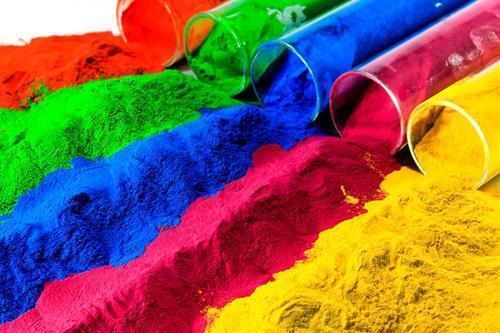
#> input picture 02.jpg, 500 x 333 px
$ jupyter execute 'IOT TASK2.ipynb'   (shell and % lines are left out)
#> lines starting #> are read from the running program, lines starting #| are printed output that depends on the picture
# THE SPARKS FOUNDATION
# Name:ROHINI ROY
# Computer Vision & IOT TASK 2

[cell 1]
import os
import cv2
import numpy as np
import matplotlib.pyplot as plt
from collections import Counter
from sklearn.cluster import KMeans
from skimage.color import rgb2lab, deltaE_cie76

[cell 2]
image = cv2.imread('02.jpg')
#> image is the input picture: shape (333, 500, 3); mean B, G, R 79.7, 102.6, 138
# image = cv2.imread('01.jpg')
print("The type of this input is {}".format(type(image)))
#| The type of this input is <class 'numpy.ndarray'>
print("Shape: {}".format(image.shape))
#| Shape: (333, 500, 3)
plt.imshow(image)

[cell 3]
image = cv2.cvtColor(image, cv2.COLOR_BGR2RGB)
plt.imshow(image)

[cell 4]
resized_image = cv2.resize(image, (1200, 600))
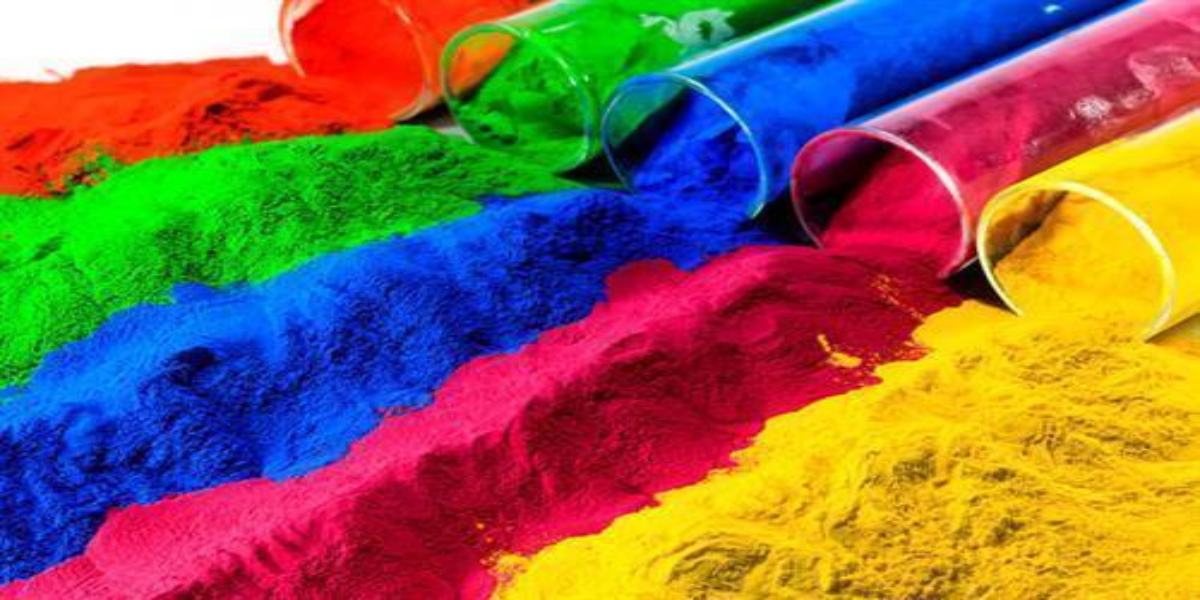
#> resized_image: shape (600, 1200, 3); mean R, G, B 137.9, 102.5, 79.5
plt.imshow(resized_image)

[cell 5]
# COLOR IDNTIFICATION
def RGB2HEX(color):
    return "#{:02x}{:02x}{:02x}".format(int(color[0]), int(color[1]), int(color[2]))

[cell 6]
def get_image(image_path):
    image = cv2.imread(image_path)
    image = cv2.cvtColor(image, cv2.COLOR_BGR2RGB)
    return image

[cell 7]
def get_colors(image, number_of_colors, show_chart):

#> called with number_of_colors = 4, show_chart = True
    modified_image = cv2.resize(image, (600, 400), interpolation = cv2.INTER_AREA)
    modified_image = modified_image.reshape(modified_image.shape[0]*modified_image.shape[1], 3)
#     print(modified_image)
    clf = KMeans(n_clusters = number_of_colors)
    labels = clf.fit_predict(modified_image)
    print(labels)
#> (printed output is left out)

    counts = Counter(labels)
#> counts = {2: 64945, 0: 82417, 3: 35658, 1: 56980}

    center_colors = clf.cluster_centers_
    # We get ordered colors by iterating through the keys
    ordered_colors = [center_colors[i] for i in counts.keys()]
#> ordered_colors = [[239.6, 197.5, 48.71], [196.4, 30, 51.95], [16.06, 163.1, 19.53], [13.6, 61.27, 192.3]]
    hex_colors = [RGB2HEX(ordered_colors[i]) for i in counts.keys()]
#> hex_colors = ['#10a313', '#efc530', '#0d3dc0', '#c41d33']
    rgb_colors = [ordered_colors[i] for i in counts.keys()]
#> rgb_colors = [[16.06, 163.1, 19.53], [239.6, 197.5, 48.71], [13.6, 61.27, 192.3], [196.4, 30, 51.95]]

    if (show_chart):
        plt.figure(figsize = (8, 6))
        plt.pie(counts.values(), labels = hex_colors, colors = hex_colors)

    return rgb_colors

[cell 8]
get_colors(get_image('02.jpg'), 4, True)
# get_colors(get_image('01.jpg'), 9, True)
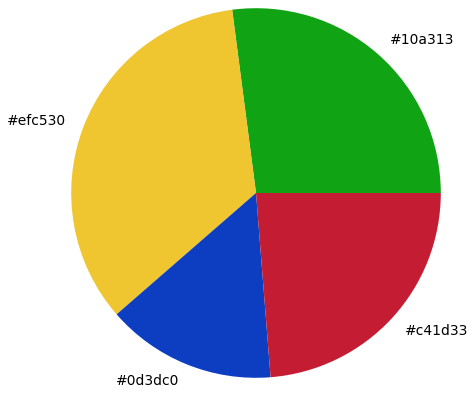
#> figure drawn by matplotlib, 1 panel

$ run again, with 01.jpeg copied over 02.jpg
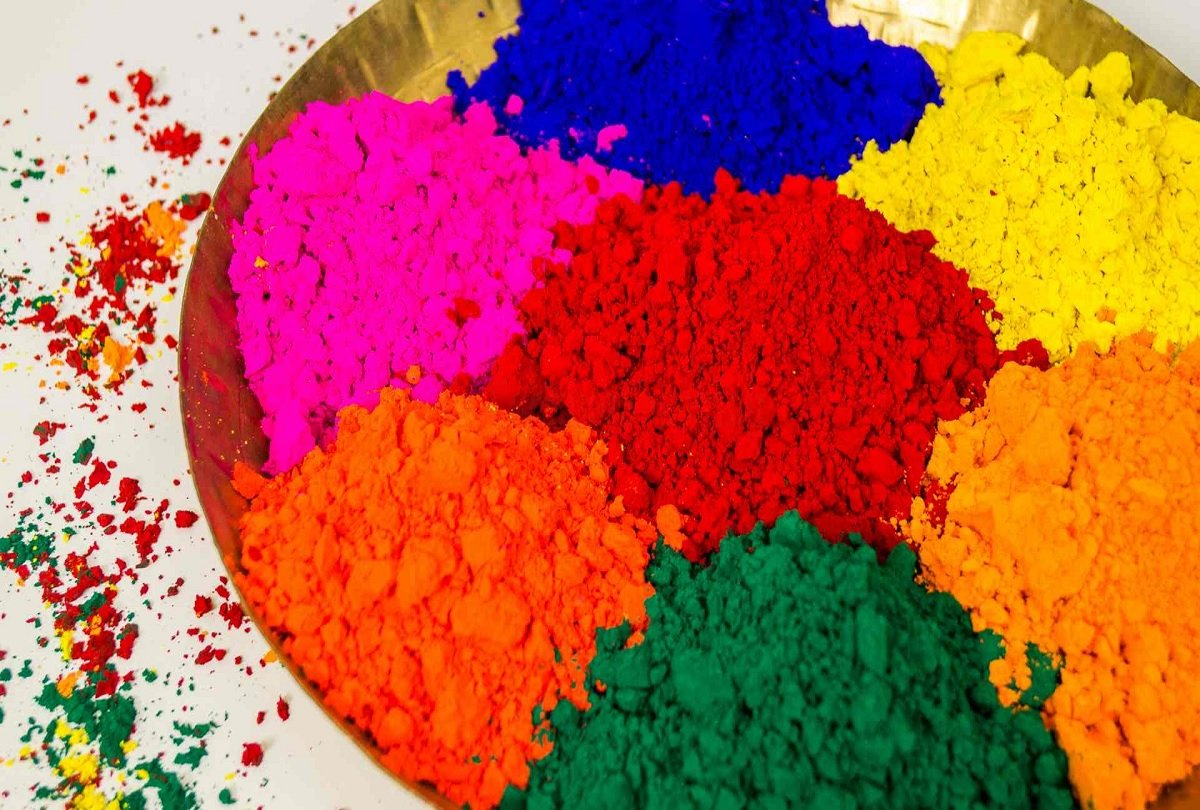
#> input picture 01.jpeg, 1200 x 810 px
#> image is the input picture: shape (810, 1200, 3); mean B, G, R 72.6, 95, 181.7
#| The type of this input is <class 'numpy.ndarray'>
#| Shape: (810, 1200, 3)
#> `resized_image = cv2.resize(image, (1200, 600))`:
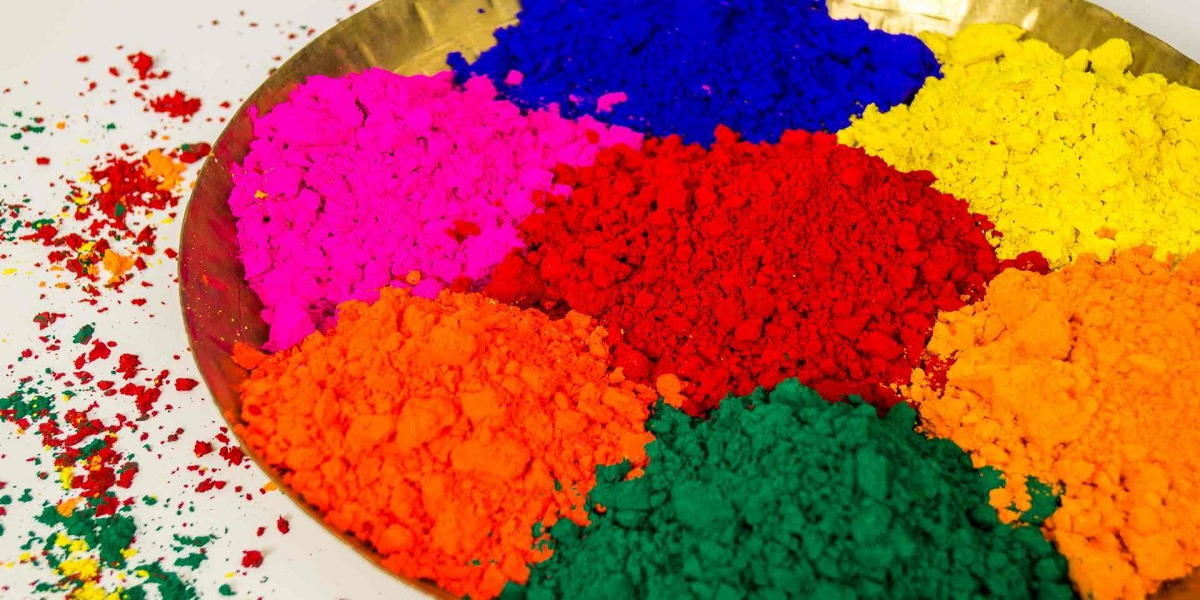
#> resized_image: shape (600, 1200, 3); mean R, G, B 181.6, 94.9, 72.5
#> (printed output is left out)
#> counts = {1: 40500, 3: 64431, 0: 85919, 2: 49150}
#> ordered_colors = [[229.1, 219.4, 205.1], [241, 145.8, 11.76], [213, 19.11, 48.49], [10.28, 57.75, 85.56]]
#> hex_colors = ['#f0910b', '#0a3955', '#e5dbcd', '#d41330']
#> rgb_colors = [[241, 145.8, 11.76], [10.28, 57.75, 85.56], [229.1, 219.4, 205.1], [213, 19.11, 48.49]]
#> `[cell 8] get_colors(get_image('02.jpg'), 4, True) # get_colors(get_ima..`:
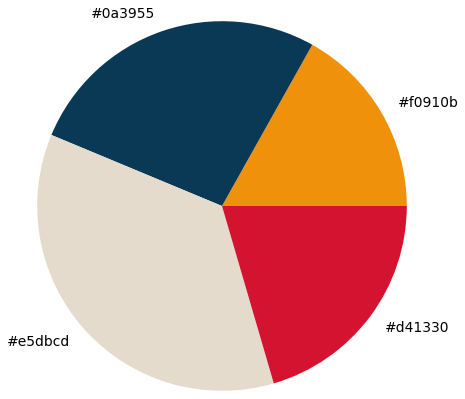
#> figure drawn by matplotlib, 1 panel
